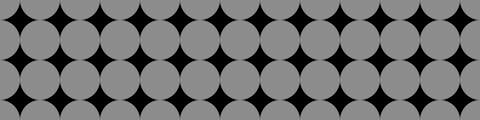
Frame 1 (no input)
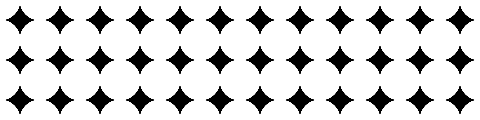
Frame 60 (the mouse pressed at the canvas centre just before this capture)
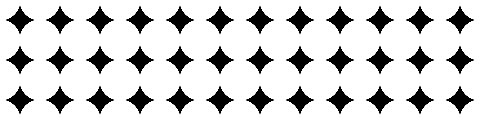
Frame 120 (the mouse held since frame 60 and released just before this capture)

The Processing sketch that drew these frames (run headless with seeded random() and noise(); from frame 60 on, the mouse is pressed at the canvas centre):

// Processing sketch: week3_embedded_for_loop
// ── week3_embedded_for_loop.pde
void setup() {
  size(480, 120);
  background(0);
  smooth();
}

void draw() {
  noStroke();
  for (int y = 0; y <= height; y += 40) {
    for (int x = 0; x <= width; x += 40) {
      fill(255, 140);
      ellipse(x, y, 40, 40);
    }
  }
}
